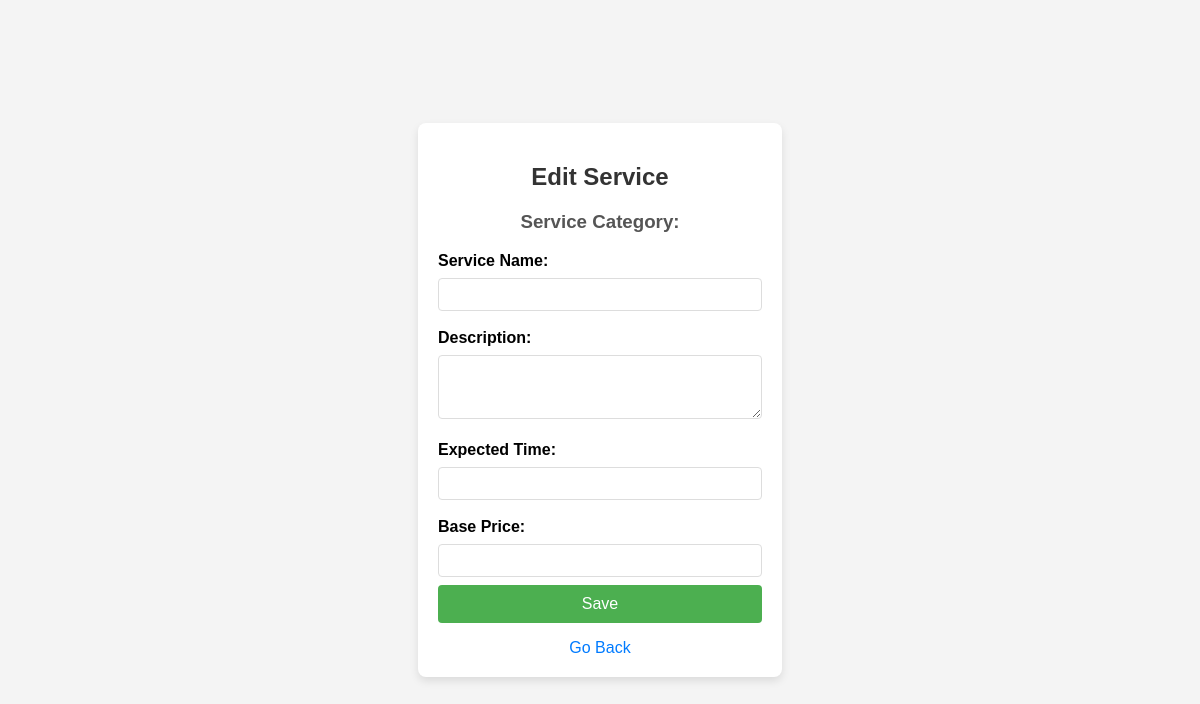
/service_edit?service_id=4, run on an earlier commit of the app's database.
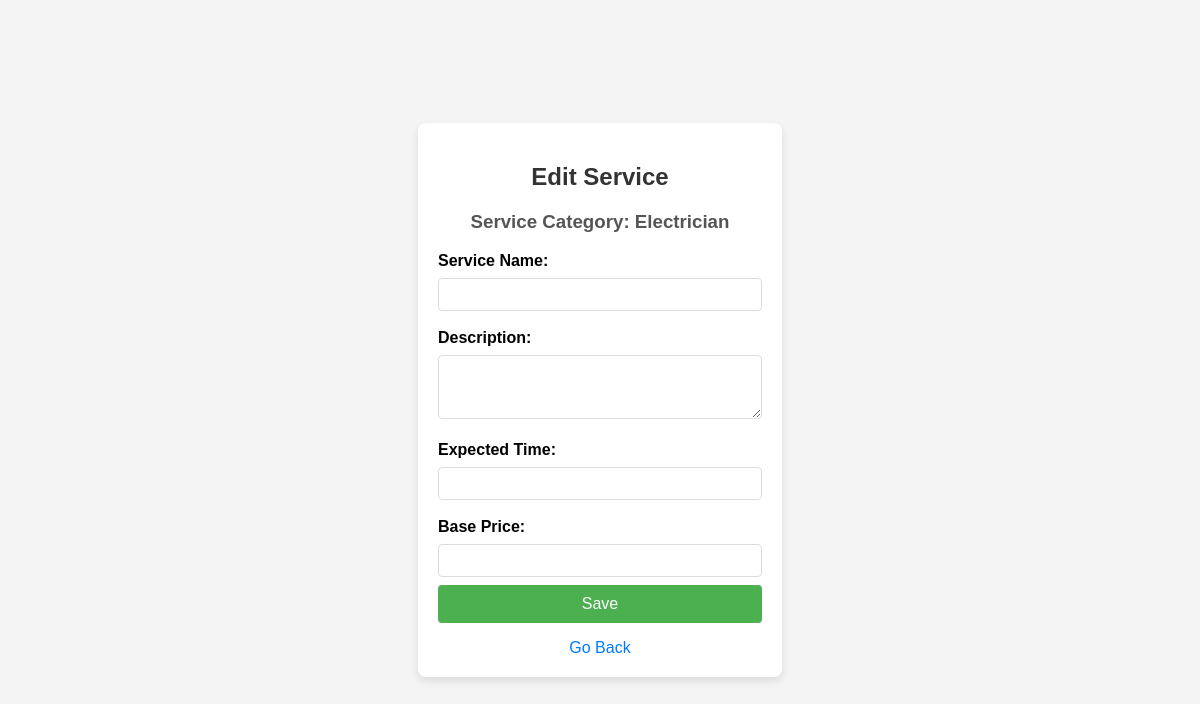
And on a later commit of the database.
### app.py (models this page shows)
class Services(db.Model):
    __tablename__='services'
    service_id=db.Column(db.Integer, primary_key=True)
    service_category=db.Column(db.String(), nullable=False)
    service_name=db.Column(db.String(), nullable=False, unique=True)
    expected_time=db.Column(db.String(), nullable=False, unique=False)
    description=db.Column(db.String(), nullable=False)
    base_price=db.Column(db.Float, nullable=False)

### app.py (the view, shortened to what this page needs)
@app.route('/service_edit',methods=["GET","POST"])
def edit_service():
    if request.method=="GET":
        service_id=request.args.get('service_id')
        serv=Services.query.filter_by(service_id=service_id).first()
        return render_template('admin_service_edit.html', service_id=service_id, service=serv)

### templates/admin_service_edit.html (shortened to what this page needs)
<!DOCTYPE html>
<html lang="en">
<head>
</head>
<body>
    <div class="container">
        <h2>Edit Service</h2>
        <form action="/service_edit" method="POST">
            <h3>Service Category: {{service.service_category}}</h3>
            <label for="serv_name">Service Name: </label>
            <input type="text" id="serv_name" name="service_name" required><br>
            <label for="desc">Description: </label>
            <textarea name="description" id="desc"></textarea><br>
            <label for="time">Expected Time: </label>
            <input type="text" id="time" name="time" required><br>
            <label for="price">Base Price: </label>
            <input type="text" id="price" name="price" required><br>
            <button type="submit" name='id' value="{{service_id}}">Save</button>
            <a href="/admin_home">Go Back</a>
        </form>
    </div>
</body>
</html>

What changed in the data, as far as the page shows it:
added Services: service_category "Electrician"
